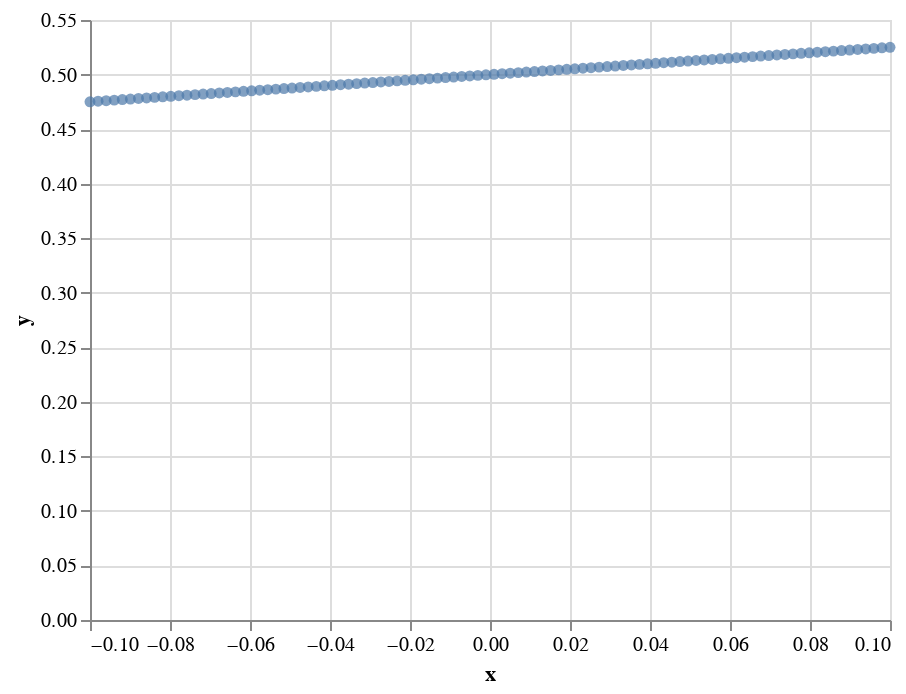

Notebook cell for this chart:
### Markdown cell above
To make it even clearer, let's plot the function again using a scatter plot:
  
  ```python
  alt.Chart(df).mark_circle().encode(
      x='x',
      y='y'
  )
  ```

### Code cell
alt.Chart(df).mark_circle().encode(
    x='x',
    y='y'
)

### Figure 1 — Vega-Lite specification as saved in the notebook (floating-point values rounded to 4 significant figures)
{"config": {"view": {"continuousWidth": 400, "continuousHeight": 300}}, "data": {"name": "data-2e7a86973752aefff7aec8b27b1ef2eb"}, "mark": "circle", "encoding": {"x": {"field": "x", "type": "quantitative"}, "y": {"field": "y", "type": "quantitative"}}, "$schema": "https://vega.github.io/schema/vega-lite/v4.17.0.json", "datasets": {"data-2e7a86973752aefff7aec8b27b1ef2eb": [{"x": -0.1, "y": 0.475}, {"x": -0.09798, "y": 0.4755}, {"x": -0.09596, "y": 0.476}, {"x": -0.09394, "y": 0.4765}, {"x": -0.09192, "y": 0.477}, {"x": -0.0899, "y": 0.4775}, {"x": -0.08788, "y": 0.478}, {"x": -0.08586, "y": 0.4785}, {"x": -0.08384, "y": 0.4791}, {"x": -0.08182, "y": 0.4796}, {"x": -0.0798, "y": 0.4801}, {"x": -0.07778, "y": 0.4806}, {"x": -0.07576, "y": 0.4811}, {"x": -0.07374, "y": 0.4816}, {"x": -0.07172, "y": 0.4821}, {"x": -0.0697, "y": 0.4826}, {"x": -0.06768, "y": 0.4831}, {"x": -0.06566, "y": 0.4836}, {"x": -0.06364, "y": 0.4841}, {"x": -0.06162, "y": 0.4846}, {"x": -0.0596, "y": 0.4851}, {"x": -0.05758, "y": 0.4856}, {"x": -0.05556, "y": 0.4861}, {"x": -0.05354, "y": 0.4866}, {"x": -0.05152, "y": 0.4871}, {"x": -0.04949, "y": 0.4876}, {"x": -0.04747, "y": 0.4881}, {"x": -0.04545, "y": 0.4886}, {"x": -0.04343, "y": 0.4891}, {"x": -0.04141, "y": 0.4896}, {"x": -0.03939, "y": 0.4902}, {"x": -0.03737, "y": 0.4907}, {"x": -0.03535, "y": 0.4912}, {"x": -0.03333, "y": 0.4917}, {"x": -0.03131, "y": 0.4922}, {"x": -0.02929, "y": 0.4927}, {"x": -0.02727, "y": 0.4932}, {"x": -0.02525, "y": 0.4937}, {"x": -0.02323, "y": 0.4942}, {"x": -0.02121, "y": 0.4947}, {"x": -0.01919, "y": 0.4952}, {"x": -0.01717, "y": 0.4957}, {"x": -0.01515, "y": 0.4962}, {"x": -0.01313, "y": 0.4967}, {"x": -0.01111, "y": 0.4972}, {"x": -0.009091, "y": 0.4977}, {"x": -0.007071, "y": 0.4982}, {"x": -0.005051, "y": 0.4987}, {"x": -0.00303, "y": 0.4992}, {"x": -0.00101, "y": 0.4997}, {"x": 0.00101, "y": 0.5003}, {"x": 0.00303, "y": 0.5008}, {"x": 0.005051, "y": 0.5013}, {"x": 0.007071, "y": 0.5018}, {"x": 0.009091, "y": 0.5023}, {"x": 0.01111, "y": 0.5028}, {"x": 0.01313, "y": 0.5033}, {"x": 0.01515, "y": 0.5038}, {"x": 0.01717, "y": 0.5043}, {"x": 0.01919, "y": 0.5048}, {"x": 0.02121, "y": 0.5053}, {"x": 0.02323, "y": 0.5058}, {"x": 0.02525, "y": 0.5063}, {"x": 0.02727, "y": 0.5068}, {"x": 0.02929, "y": 0.5073}, {"x": 0.03131, "y": 0.5078}, {"x": 0.03333, "y": 0.5083}, {"x": 0.03535, "y": 0.5088}, {"x": 0.03737, "y": 0.5093}, {"x": 0.03939, "y": 0.5098}, {"x": 0.04141, "y": 0.5104}, {"x": 0.04343, "y": 0.5109}, {"x": 0.04545, "y": 0.5114}, {"x": 0.04747, "y": 0.5119}, {"x": 0.04949, "y": 0.5124}, {"x": 0.05152, "y": 0.5129}, {"x": 0.05354, "y": 0.5134}, {"x": 0.05556, "y": 0.5139}, {"x": 0.05758, "y": 0.5144}, {"x": 0.0596, "y": 0.5149}, {"x": 0.06162, "y": 0.5154}, {"x": 0.06364, "y": 0.5159}, {"x": 0.06566, "y": 0.5164}, {"x": 0.06768, "y": 0.5169}, {"x": 0.0697, "y": 0.5174}, {"x": 0.07172, "y": 0.5179}, {"x": 0.07374, "y": 0.5184}, {"x": 0.07576, "y": 0.5189}, {"x": 0.07778, "y": 0.5194}, {"x": 0.0798, "y": 0.5199}, {"x": 0.08182, "y": 0.5204}, {"x": 0.08384, "y": 0.5209}, {"x": 0.08586, "y": 0.5215}, {"x": 0.08788, "y": 0.522}, {"x": 0.0899, "y": 0.5225}, {"x": 0.09192, "y": 0.523}, {"x": 0.09394, "y": 0.5235}, {"x": 0.09596, "y": 0.524}, {"x": 0.09798, "y": 0.5245}, {"x": 0.1, "y": 0.525}]}}
